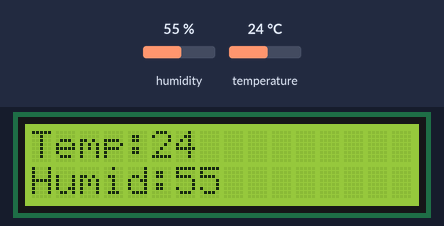
Bench run of a program on a simulated Raspberry Pi Pico running MicroPython. On the bench: 16×2 character LCD. Inputs (shaded band) come from the test bench; at power-on: humidity 55 %, temperature 24 °C.

Above: at 1.6 s.
1.7 s: humidity set to 22 %
At 3.6 s:
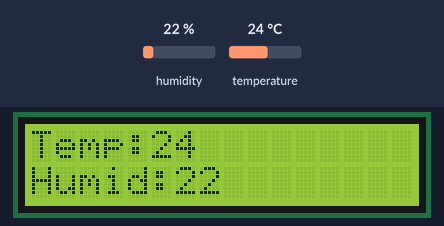
4.5 s: temperature set to 12 °C
At 7.5 s:
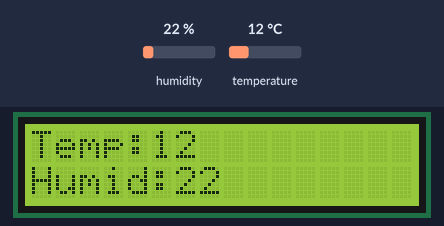
8.6 s: humidity set to 40 %
At 11.4 s:
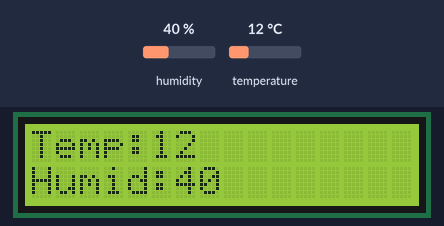
12.6 s: temperature set to 19 °C
At 16.5 s:
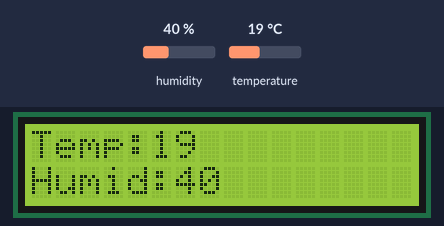
Timing chart, 0 to 17.6 s (numbered marks = the images above; inputs shaded):
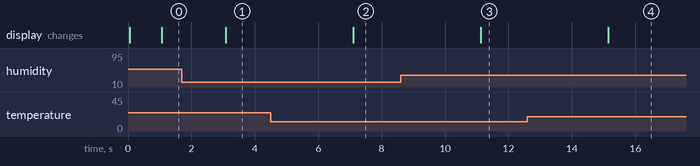

Measured:
- after the input at 1.7 s, the display: changes after 1.4 s (image 1)
- after the input at 4.5 s, the display: changes after 2.6 s (image 2)
- after the input at 8.6 s, the display: changes after 2.5 s (image 3)
- after the input at 12.6 s, the display: changes after 2.5 s (image 4)

The program:

temp_humid.py
```python
from lcd1602 import LCD1602
from dht11 import *
from machine import I2C,Pin,ADC
from utime import sleep

i2c = I2C(1,scl=Pin(7), sda=Pin(6), freq=400000)
d = LCD1602(i2c, 2, 16)
d.display()
dht = DHT(18)

while True:
    temp,humid = dht.readTempHumid()#temp:  humid:
    sleep(1)
    d.clear()
    d.setCursor(0,0)
    d.print("Temp:"+str(temp))
    d.setCursor(0,1)
    d.print("Humid:"+str(humid))
    sleep(1)
```
